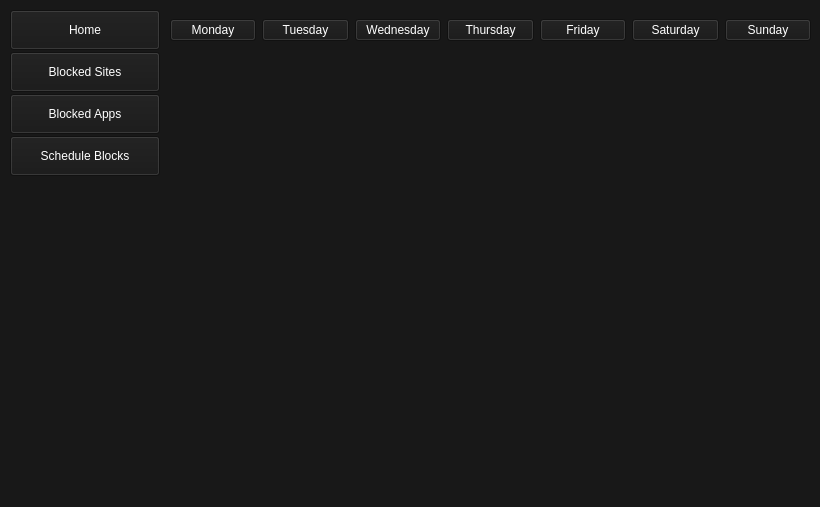
<?xml version="1.0" encoding="UTF-8"?>
<ui version="4.0">
 <class>Form</class>
 <widget class="QWidget" name="Form">
  <property name="geometry">
   <rect>
    <x>0</x>
    <y>0</y>
    <width>820</width>
    <height>507</height>
   </rect>
  </property>
  <property name="minimumSize">
   <size>
    <width>820</width>
    <height>500</height>
   </size>
  </property>
  <property name="windowTitle">
   <string>Distraction Blocker</string>
  </property>
  <property name="styleSheet">
   <string notr="true">background-color: rgb(24,24,24);</string>
  </property>
  <widget class="QWidget" name="verticalLayoutWidget">
   <property name="geometry">
    <rect>
     <x>10</x>
     <y>10</y>
     <width>160</width>
     <height>491</height>
    </rect>
   </property>
   <layout class="QVBoxLayout" name="verticalLayout">
    <property name="spacing">
     <number>2</number>
    </property>
    <item>
     <widget class="QPushButton" name="btn_home">
      <property name="sizePolicy">
       <sizepolicy hsizetype="Fixed" vsizetype="Fixed">
        <horstretch>0</horstretch>
        <verstretch>0</verstretch>
       </sizepolicy>
      </property>
      <property name="minimumSize">
       <size>
        <width>150</width>
        <height>40</height>
       </size>
      </property>
      <property name="styleSheet">
       <string notr="true">color: white;
font: 63 12pt &quot;Cascadia Mono SemiBold&quot;;
border-bottom: 2px solid white;</string>
      </property>
      <property name="text">
       <string>Home</string>
      </property>
     </widget>
    </item>
    <item>
     <widget class="QPushButton" name="btn_blockedWeb">
      <property name="sizePolicy">
       <sizepolicy hsizetype="Fixed" vsizetype="Fixed">
        <horstretch>0</horstretch>
        <verstretch>0</verstretch>
       </sizepolicy>
      </property>
      <property name="minimumSize">
       <size>
        <width>150</width>
        <height>40</height>
       </size>
      </property>
      <property name="styleSheet">
       <string notr="true">color: white;
font: 63 12pt &quot;Cascadia Mono SemiBold&quot;;
border-bottom: 2px solid white;</string>
      </property>
      <property name="text">
       <string>Blocked Sites</string>
      </property>
     </widget>
    </item>
    <item>
     <widget class="QPushButton" name="btn_blockedApps">
      <property name="sizePolicy">
       <sizepolicy hsizetype="Fixed" vsizetype="Fixed">
        <horstretch>0</horstretch>
        <verstretch>0</verstretch>
       </sizepolicy>
      </property>
      <property name="minimumSize">
       <size>
        <width>150</width>
        <height>40</height>
       </size>
      </property>
      <property name="styleSheet">
       <string notr="true">color: white;
font: 63 12pt &quot;Cascadia Mono SemiBold&quot;;
border-bottom: 2px solid white;</string>
      </property>
      <property name="text">
       <string>Blocked Apps</string>
      </property>
     </widget>
    </item>
    <item>
     <widget class="QPushButton" name="btn_scheduleBlocks">
      <property name="sizePolicy">
       <sizepolicy hsizetype="Fixed" vsizetype="Fixed">
        <horstretch>0</horstretch>
        <verstretch>0</verstretch>
       </sizepolicy>
      </property>
      <property name="minimumSize">
       <size>
        <width>150</width>
        <height>40</height>
       </size>
      </property>
      <property name="styleSheet">
       <string notr="true">color: white;
font: 63 12pt &quot;Cascadia Mono SemiBold&quot;;
border-bottom: 2px solid white;</string>
      </property>
      <property name="text">
       <string>Schedule Blocks</string>
      </property>
     </widget>
    </item>
    <item>
     <spacer name="verticalSpacer">
      <property name="orientation">
       <enum>Qt::Vertical</enum>
      </property>
      <property name="sizeHint" stdset="0">
       <size>
        <width>20</width>
        <height>40</height>
       </size>
      </property>
     </spacer>
    </item>
   </layout>
  </widget>
  <widget class="QWidget" name="horizontalLayoutWidget">
   <property name="geometry">
    <rect>
     <x>170</x>
     <y>-10</y>
     <width>641</width>
     <height>80</height>
    </rect>
   </property>
   <layout class="QHBoxLayout" name="horizontalLayout">
    <item>
     <widget class="QPushButton" name="btn_scheduleMonday">
      <property name="styleSheet">
       <string notr="true">color: white;
font: 75 9pt &quot;MS Shell Dlg 2&quot;;</string>
      </property>
      <property name="text">
       <string>Monday</string>
      </property>
     </widget>
    </item>
    <item>
     <widget class="QPushButton" name="btn_scheduleTuesday">
      <property name="styleSheet">
       <string notr="true">color: white;
font: 75 9pt &quot;MS Shell Dlg 2&quot;;</string>
      </property>
      <property name="text">
       <string>Tuesday</string>
      </property>
     </widget>
    </item>
    <item>
     <widget class="QPushButton" name="btn_scheduleWednesday">
      <property name="styleSheet">
       <string notr="true">color: white;
font: 75 9pt &quot;MS Shell Dlg 2&quot;;</string>
      </property>
      <property name="text">
       <string>Wednesday</string>
      </property>
     </widget>
    </item>
    <item>
     <widget class="QPushButton" name="btn_scheduleThursday">
      <property name="styleSheet">
       <string notr="true">color: white;
font: 75 9pt &quot;MS Shell Dlg 2&quot;;</string>
      </property>
      <property name="text">
       <string>Thursday</string>
      </property>
     </widget>
    </item>
    <item>
     <widget class="QPushButton" name="btn_scheduleFriday">
      <property name="styleSheet">
       <string notr="true">color: white;
font: 75 9pt &quot;MS Shell Dlg 2&quot;;</string>
      </property>
      <property name="text">
       <string>Friday</string>
      </property>
     </widget>
    </item>
    <item>
     <widget class="QPushButton" name="btn_scheduleSaturday">
      <property name="styleSheet">
       <string notr="true">color: white;
font: 75 9pt &quot;MS Shell Dlg 2&quot;;</string>
      </property>
      <property name="text">
       <string>Saturday</string>
      </property>
     </widget>
    </item>
    <item>
     <widget class="QPushButton" name="btn_scheduleSunday">
      <property name="styleSheet">
       <string notr="true">color: white;
font: 75 9pt &quot;MS Shell Dlg 2&quot;;</string>
      </property>
      <property name="text">
       <string>Sunday</string>
      </property>
     </widget>
    </item>
   </layout>
  </widget>
 </widget>
 <resources/>
 <connections/>
</ui>
